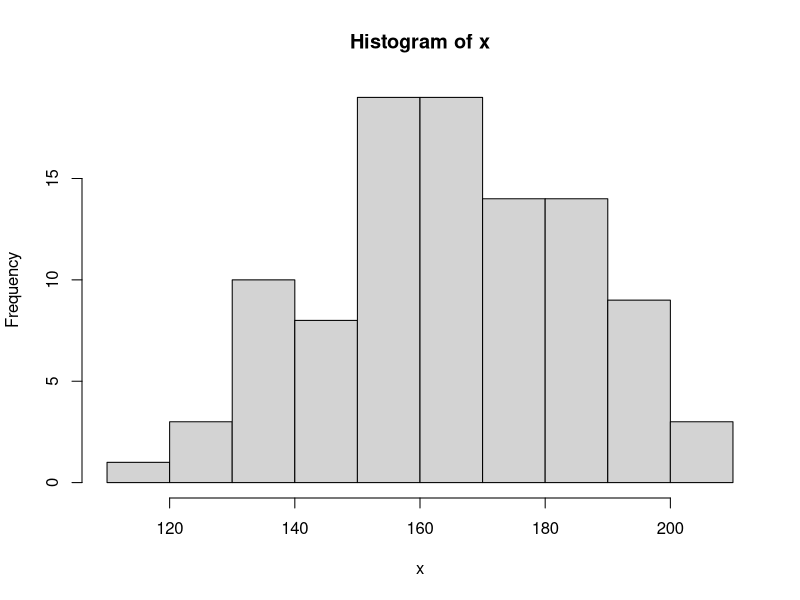

Here is the R script that generated this plot:
## ---- chunk 1
knitr::opts_chunk$set(echo = TRUE)
## ---- chunk 2
set.seed(143)
x <- rnorm(100, mean = 161, sd = 20)
hist(x)
